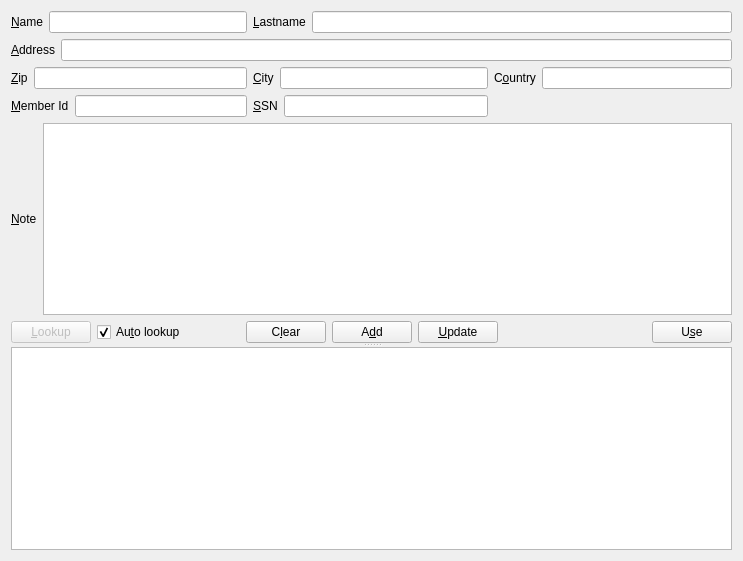
<?xml version="1.0" encoding="UTF-8"?>
<ui version="4.0">
 <class>HirerDialog</class>
 <widget class="QDialog" name="HirerDialog">
  <property name="geometry">
   <rect>
    <x>0</x>
    <y>0</y>
    <width>743</width>
    <height>561</height>
   </rect>
  </property>
  <property name="windowTitle">
   <string>Hirer Dialog</string>
  </property>
  <property name="modal">
   <bool>true</bool>
  </property>
  <layout class="QGridLayout" name="gridLayout">
   <item row="0" column="0">
    <widget class="QSplitter" name="splitter">
     <property name="orientation">
      <enum>Qt::Vertical</enum>
     </property>
     <widget class="QWidget" name="layoutWidget">
      <layout class="QVBoxLayout" name="layout_top">
       <item>
        <layout class="QGridLayout" name="gridLayout_top">
         <property name="sizeConstraint">
          <enum>QLayout::SetDefaultConstraint</enum>
         </property>
         <item row="0" column="0">
          <layout class="QHBoxLayout" name="horizontalLayout">
           <item>
            <widget class="QLabel" name="label">
             <property name="text">
              <string>&amp;Name</string>
             </property>
             <property name="buddy">
              <cstring>lineEdit_firstName</cstring>
             </property>
            </widget>
           </item>
           <item>
            <widget class="QLineEdit" name="lineEdit_firstName"/>
           </item>
          </layout>
         </item>
         <item row="0" column="1" colspan="2">
          <layout class="QHBoxLayout" name="horizontalLayout_2">
           <item>
            <widget class="QLabel" name="label_2">
             <property name="text">
              <string>&amp;Lastname</string>
             </property>
             <property name="buddy">
              <cstring>lineEdit_lastName</cstring>
             </property>
            </widget>
           </item>
           <item>
            <widget class="QLineEdit" name="lineEdit_lastName"/>
           </item>
          </layout>
         </item>
         <item row="1" column="0" colspan="3">
          <layout class="QHBoxLayout" name="horizontalLayout_3">
           <item>
            <widget class="QLabel" name="label_3">
             <property name="text">
              <string>&amp;Address</string>
             </property>
             <property name="buddy">
              <cstring>lineEdit_streetAddress</cstring>
             </property>
            </widget>
           </item>
           <item>
            <widget class="QLineEdit" name="lineEdit_streetAddress"/>
           </item>
          </layout>
         </item>
         <item row="2" column="0">
          <layout class="QHBoxLayout" name="horizontalLayout_4">
           <item>
            <widget class="QLabel" name="label_4">
             <property name="text">
              <string>&amp;Zip</string>
             </property>
             <property name="buddy">
              <cstring>lineEdit_zip</cstring>
             </property>
            </widget>
           </item>
           <item>
            <widget class="QLineEdit" name="lineEdit_zip"/>
           </item>
          </layout>
         </item>
         <item row="2" column="1">
          <layout class="QHBoxLayout" name="horizontalLayout_5">
           <item>
            <widget class="QLabel" name="label_5">
             <property name="text">
              <string>&amp;City</string>
             </property>
             <property name="buddy">
              <cstring>lineEdit_city</cstring>
             </property>
            </widget>
           </item>
           <item>
            <widget class="QLineEdit" name="lineEdit_city"/>
           </item>
          </layout>
         </item>
         <item row="2" column="2">
          <layout class="QHBoxLayout" name="horizontalLayout_6">
           <item>
            <widget class="QLabel" name="label_6">
             <property name="text">
              <string>C&amp;ountry</string>
             </property>
             <property name="buddy">
              <cstring>lineEdit_country</cstring>
             </property>
            </widget>
           </item>
           <item>
            <widget class="QLineEdit" name="lineEdit_country"/>
           </item>
          </layout>
         </item>
         <item row="3" column="0">
          <layout class="QHBoxLayout" name="horizontalLayout_8">
           <item>
            <widget class="QLabel" name="label_8">
             <property name="text">
              <string>&amp;Member Id</string>
             </property>
             <property name="buddy">
              <cstring>lineEdit_memberId</cstring>
             </property>
            </widget>
           </item>
           <item>
            <widget class="QLineEdit" name="lineEdit_memberId"/>
           </item>
          </layout>
         </item>
         <item row="3" column="1">
          <layout class="QHBoxLayout" name="horizontalLayout_7">
           <item>
            <widget class="QLabel" name="label_7">
             <property name="text">
              <string>&amp;SSN</string>
             </property>
             <property name="buddy">
              <cstring>lineEdit_SSN</cstring>
             </property>
            </widget>
           </item>
           <item>
            <widget class="QLineEdit" name="lineEdit_SSN"/>
           </item>
          </layout>
         </item>
         <item row="3" column="2">
          <spacer name="horizontalSpacer">
           <property name="orientation">
            <enum>Qt::Horizontal</enum>
           </property>
           <property name="sizeHint" stdset="0">
            <size>
             <width>238</width>
             <height>20</height>
            </size>
           </property>
          </spacer>
         </item>
         <item row="4" column="0" colspan="3">
          <layout class="QHBoxLayout" name="horizontalLayout_10">
           <item>
            <widget class="QLabel" name="label_9">
             <property name="text">
              <string>&amp;Note</string>
             </property>
             <property name="buddy">
              <cstring>plainTextEdit_note</cstring>
             </property>
            </widget>
           </item>
           <item>
            <widget class="QPlainTextEdit" name="plainTextEdit_note"/>
           </item>
          </layout>
         </item>
        </layout>
       </item>
       <item>
        <layout class="QHBoxLayout" name="horizontalLayout_9">
         <item>
          <widget class="QPushButton" name="pushButton_lookup">
           <property name="enabled">
            <bool>false</bool>
           </property>
           <property name="text">
            <string>&amp;Lookup</string>
           </property>
          </widget>
         </item>
         <item>
          <widget class="QCheckBox" name="checkBox_autoLookup">
           <property name="text">
            <string>Au&amp;to lookup</string>
           </property>
           <property name="checked">
            <bool>true</bool>
           </property>
          </widget>
         </item>
         <item>
          <spacer name="horizontalSpacer_3">
           <property name="orientation">
            <enum>Qt::Horizontal</enum>
           </property>
           <property name="sizeHint" stdset="0">
            <size>
             <width>40</width>
             <height>20</height>
            </size>
           </property>
          </spacer>
         </item>
         <item>
          <widget class="QPushButton" name="pushButton_clear">
           <property name="text">
            <string>C&amp;lear</string>
           </property>
          </widget>
         </item>
         <item>
          <widget class="QPushButton" name="pushButton_add">
           <property name="text">
            <string>A&amp;dd</string>
           </property>
          </widget>
         </item>
         <item>
          <widget class="QPushButton" name="pushButton_update">
           <property name="text">
            <string>&amp;Update</string>
           </property>
          </widget>
         </item>
         <item>
          <spacer name="horizontalSpacer_2">
           <property name="orientation">
            <enum>Qt::Horizontal</enum>
           </property>
           <property name="sizeHint" stdset="0">
            <size>
             <width>148</width>
             <height>20</height>
            </size>
           </property>
          </spacer>
         </item>
         <item>
          <widget class="QPushButton" name="pushButton_use">
           <property name="text">
            <string>U&amp;se</string>
           </property>
          </widget>
         </item>
        </layout>
       </item>
      </layout>
     </widget>
     <widget class="QTableView" name="tableView_hirers">
      <property name="sizePolicy">
       <sizepolicy hsizetype="Expanding" vsizetype="Expanding">
        <horstretch>0</horstretch>
        <verstretch>4</verstretch>
       </sizepolicy>
      </property>
     </widget>
    </widget>
   </item>
  </layout>
 </widget>
 <tabstops>
  <tabstop>lineEdit_firstName</tabstop>
  <tabstop>lineEdit_lastName</tabstop>
  <tabstop>lineEdit_streetAddress</tabstop>
  <tabstop>lineEdit_zip</tabstop>
  <tabstop>lineEdit_city</tabstop>
  <tabstop>lineEdit_country</tabstop>
  <tabstop>lineEdit_memberId</tabstop>
  <tabstop>lineEdit_SSN</tabstop>
  <tabstop>plainTextEdit_note</tabstop>
  <tabstop>tableView_hirers</tabstop>
  <tabstop>pushButton_lookup</tabstop>
  <tabstop>checkBox_autoLookup</tabstop>
  <tabstop>pushButton_clear</tabstop>
  <tabstop>pushButton_add</tabstop>
  <tabstop>pushButton_update</tabstop>
  <tabstop>pushButton_use</tabstop>
 </tabstops>
 <resources/>
 <connections/>
</ui>
